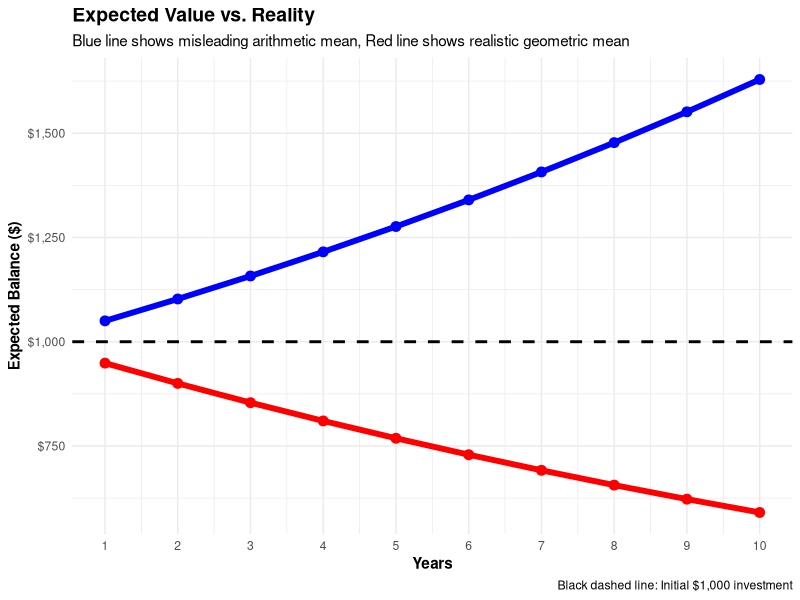
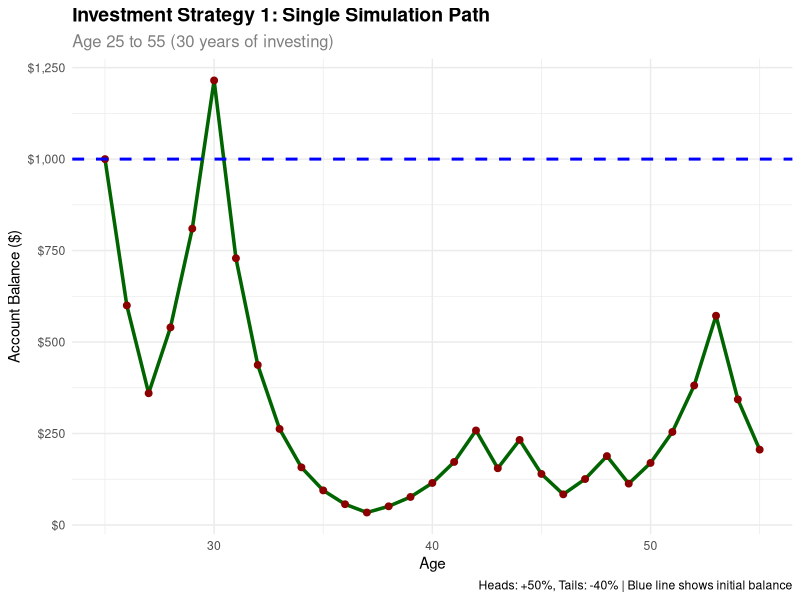
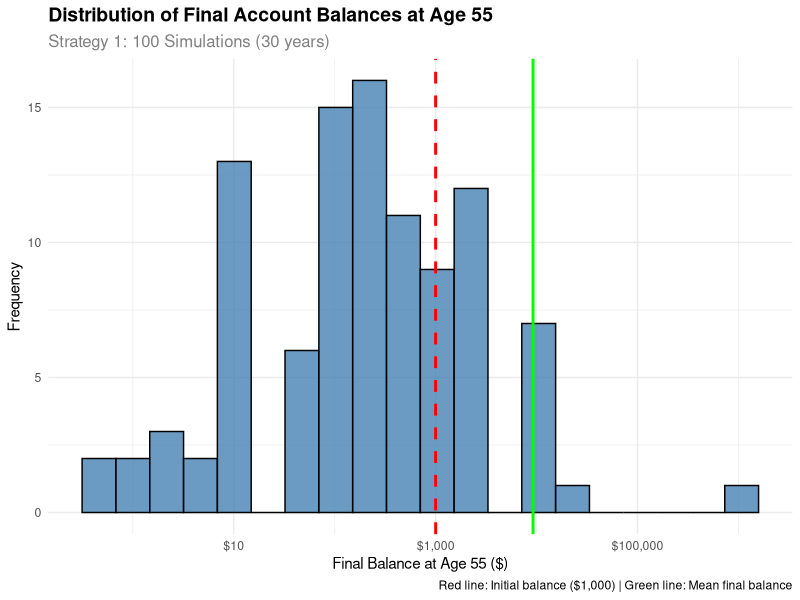
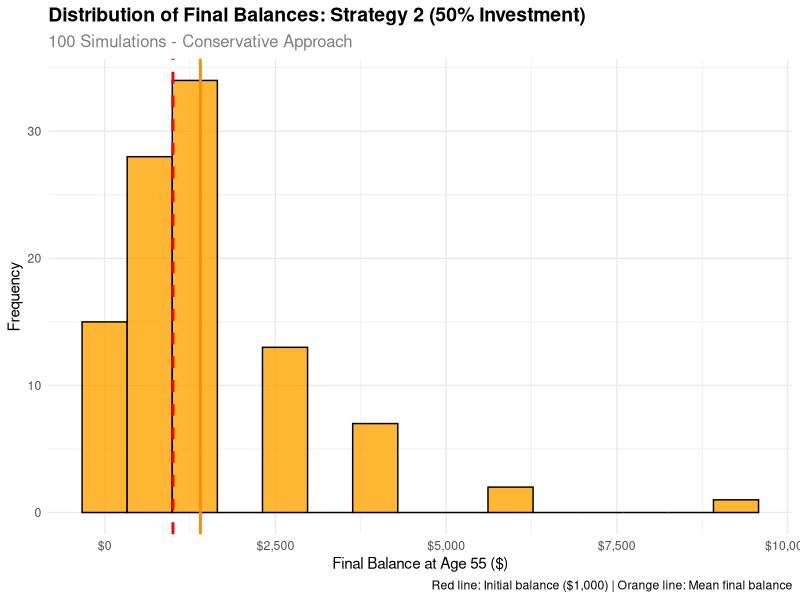
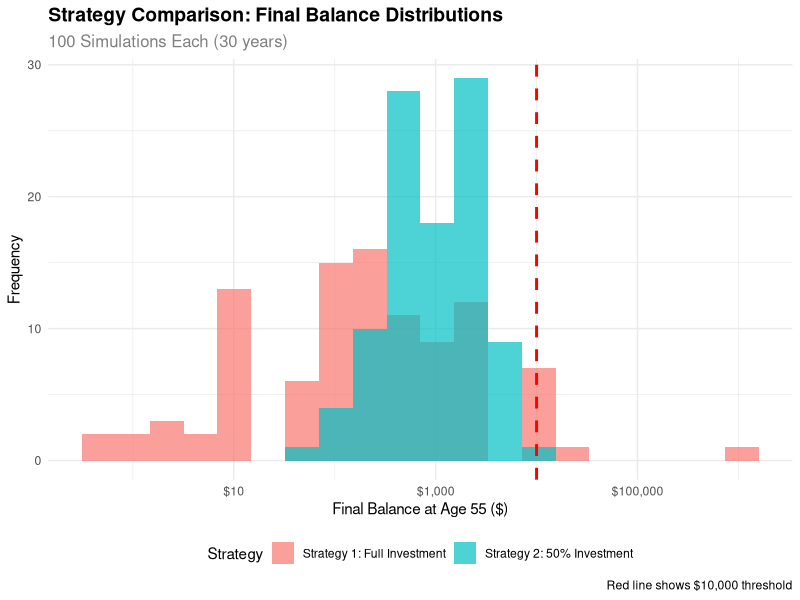
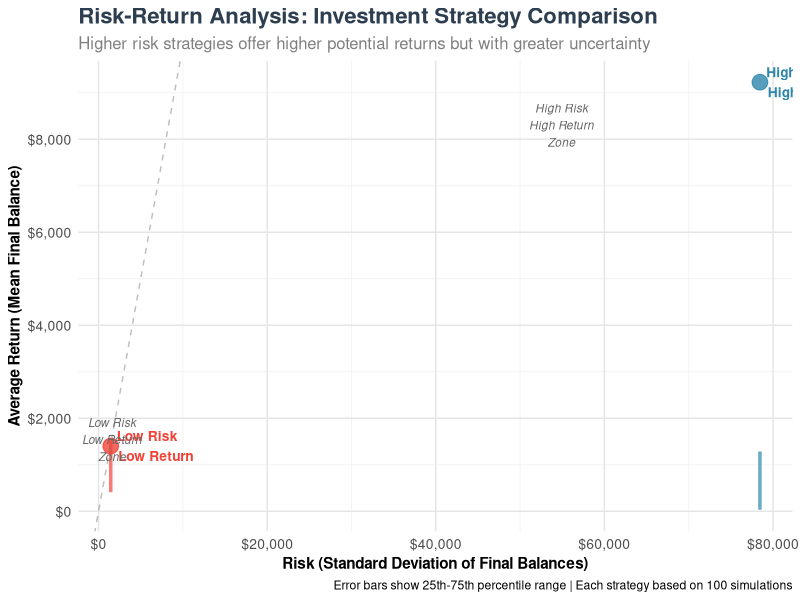
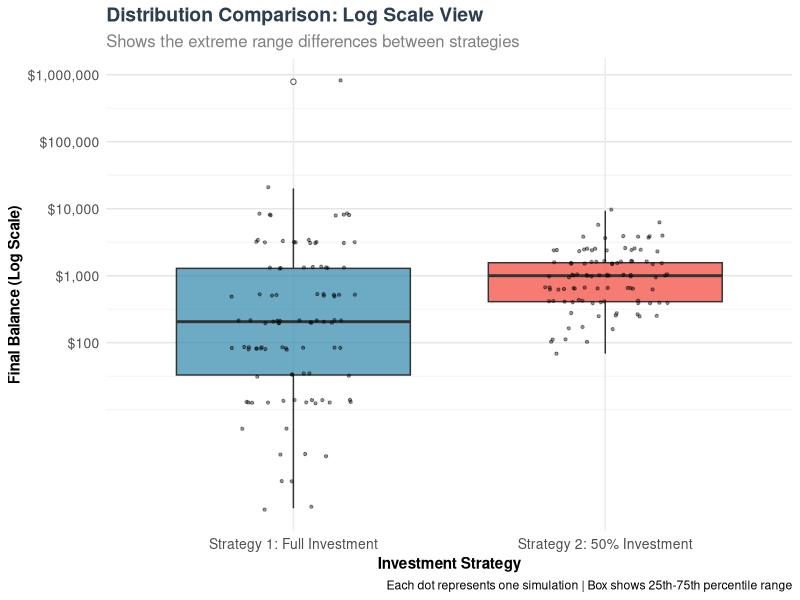

The R script that drew these images, in order:
## ---- chunk 1
#| fig-cap: Comprehensive expected value analysis across multiple time horizons
#| echo: false

suppressPackageStartupMessages(library(tidyverse))
suppressPackageStartupMessages(library(ggplot2))

# Set seed for reproducibility
set.seed(123)

# Parameters
initial_balance <- 1000
prob_heads <- 0.5
prob_tails <- 0.5
gain_factor <- 1.5
loss_factor <- 0.6

# Single coin flip analysis
balance_heads <- initial_balance * gain_factor
balance_tails <- initial_balance * loss_factor
expected_value_1 <- prob_heads * balance_heads + prob_tails * balance_tails

# Multiple coin flips analysis (up to 10 years)
years <- 1:10
expected_values <- numeric(length(years))
geometric_means <- numeric(length(years))

for (i in 1:length(years)) {
  n <- years[i]
  # Expected value after n coin flips (multiplicative)
  expected_values[i] <- initial_balance * ((prob_heads * gain_factor + prob_tails * loss_factor)^n)
  
  # Geometric mean (more appropriate for multiplicative processes)
  geometric_means[i] <- initial_balance * ((gain_factor^prob_heads * loss_factor^prob_tails)^n)
}

# Create expected value comparison data
ev_data <- tibble(
  Years = years,
  Expected_Value = expected_values,
  Geometric_Mean = geometric_means,
  Initial_Balance = initial_balance
)

# Create simple, clear expected value comparison
ggplot(ev_data, aes(x = Years)) +
  # Simple lines
  geom_line(aes(y = Expected_Value), color = "blue", linewidth = 2) +
  geom_line(aes(y = Geometric_Mean), color = "red", linewidth = 2) +
  # Reference line
  geom_hline(yintercept = initial_balance, linetype = "dashed", color = "black", linewidth = 1) +
  # Simple points
  geom_point(aes(y = Expected_Value), color = "blue", size = 3) +
  geom_point(aes(y = Geometric_Mean), color = "red", size = 3) +
  # Clean scales
  scale_y_continuous(labels = scales::dollar_format()) +
  scale_x_continuous(breaks = 1:10) +
  labs(
    title = "Expected Value vs. Reality",
    subtitle = "Blue line shows misleading arithmetic mean, Red line shows realistic geometric mean",
    x = "Years",
    y = "Expected Balance ($)",
    caption = "Black dashed line: Initial $1,000 investment"
  ) +
  theme_minimal() +
  theme(
    plot.title = element_text(size = 14, face = "bold"),
    plot.subtitle = element_text(size = 11),
    axis.title = element_text(size = 11, face = "bold"),
    legend.position = "none"
  )

# Detailed expected value calculations
cat("=== EXPECTED VALUE ANALYSIS ===\n\n")

cat("Single Coin Flip Analysis:\n")
cat("• Initial balance: $", initial_balance, "\n")
cat("• Balance after heads (+50%): $", balance_heads, "\n")
cat("• Balance after tails (-40%): $", balance_tails, "\n")
cat("• Expected value (1 flip): $", round(expected_value_1, 2), "\n")
cat("• Expected return (1 flip): ", round((expected_value_1 - initial_balance) / initial_balance * 100, 1), "%\n\n")

cat("Multi-Year Expected Value Comparison:\n")
ev_comparison <- ev_data %>%
  mutate(
    Years = as.character(Years),
    Expected_Value_Formatted = paste0("$", format(round(Expected_Value, 0), big.mark = ",")),
    Geometric_Mean_Formatted = paste0("$", format(round(Geometric_Mean, 0), big.mark = ",")),
    Arithmetic_Return = paste0(round((Expected_Value - initial_balance) / initial_balance * 100, 1), "%"),
    Geometric_Return = paste0(round((Geometric_Mean - initial_balance) / initial_balance * 100, 1), "%")
  ) %>%
  select(Years, Expected_Value_Formatted, Geometric_Mean_Formatted, Arithmetic_Return, Geometric_Return) %>%
  rename(
    "Years" = Years,
    "Expected Value" = Expected_Value_Formatted,
    "Geometric Mean" = Geometric_Mean_Formatted,
    "Arithmetic Return" = Arithmetic_Return,
    "Geometric Return" = Geometric_Return
  )

knitr::kable(ev_comparison,
             caption = "Expected Value Analysis: Arithmetic vs. Geometric Mean Over Time",
             align = c("c", "r", "r", "r", "r"),
             format = "html")
## ---- chunk 2
#| fig-cap: Single 30-year simulation of Strategy 1

suppressPackageStartupMessages(library(tidyverse))
suppressPackageStartupMessages(library(ggplot2))

# Set seed for reproducibility
set.seed(456)

# Parameters for investment game
initial_balance <- 1000
start_age <- 25
end_age <- 55
n_years <- end_age - start_age

# Function to simulate investment game
simulate_investment_game <- function(initial, years) {
  balance <- initial
  path <- numeric(years + 1)
  path[1] <- initial
  
  for (i in 1:years) {
    coin_flip <- rbinom(1, 1, 0.5)
    if (coin_flip == 1) {
      balance <- balance * 1.5  # 50% gain
    } else {
      balance <- balance * 0.6  # 40% loss
    }
    path[i + 1] <- balance
  }
  
  return(path)
}

# Run single simulation
investment_path <- simulate_investment_game(initial_balance, n_years)

# Create data frame
investment_data <- tibble(
  age = start_age:end_age,
  balance = investment_path
)

# Create time series plot
ggplot(investment_data, aes(x = age, y = balance)) +
  geom_line(color = "darkgreen", linewidth = 1.2) +
  geom_point(color = "darkred", size = 2) +
  geom_hline(yintercept = initial_balance, color = "blue", linetype = "dashed", linewidth = 1) +
  labs(
    title = "Investment Strategy 1: Single Simulation Path",
    subtitle = "Age 25 to 55 (30 years of investing)",
    x = "Age",
    y = "Account Balance ($)",
    caption = "Heads: +50%, Tails: -40% | Blue line shows initial balance"
  ) +
  scale_y_continuous(labels = scales::dollar_format()) +
  theme_minimal() +
  theme(
    plot.title = element_text(size = 14, face = "bold"),
    plot.subtitle = element_text(size = 12, color = "gray50")
  )

# Show final results
final_balance <- investment_data$balance[nrow(investment_data)]
total_return <- (final_balance - initial_balance) / initial_balance * 100

cat("\nSingle Simulation Results:\n")
cat("Initial balance (age 25): $", initial_balance, "\n")
cat("Final balance (age 55): $", round(final_balance, 2), "\n")
cat("Total return: ", round(total_return, 2), "%\n")
cat("Annualized return: ", round((final_balance/initial_balance)^(1/n_years) - 1, 4) * 100, "%\n")
## ---- chunk 3
#| fig-cap: Distribution of final balances from 100 simulations

suppressPackageStartupMessages(library(tidyverse))
suppressPackageStartupMessages(library(ggplot2))

# Set seed for reproducibility
set.seed(789)

# Parameters for investment game
initial_balance <- 1000
start_age <- 25
end_age <- 55
n_years <- end_age - start_age
n_sims <- 100

# Function to simulate final balance
simulate_final_balance <- function(initial, years) {
  balance <- initial
  for (i in 1:years) {
    coin_flip <- rbinom(1, 1, 0.5)
    if (coin_flip == 1) {
      balance <- balance * 1.5  # 50% gain
    } else {
      balance <- balance * 0.6  # 40% loss
    }
  }
  return(balance)
}

# Run 100 simulations
final_balances <- replicate(n_sims, simulate_final_balance(initial_balance, n_years))

# Create data frame
simulation_results <- tibble(
  sim_num = 1:n_sims,
  final_balance = final_balances
)

# Create histogram
ggplot(simulation_results, aes(x = final_balance)) +
  geom_histogram(bins = 20, fill = "steelblue", alpha = 0.8, color = "black") +
  geom_vline(xintercept = initial_balance, color = "red", linetype = "dashed", linewidth = 1) +
  geom_vline(xintercept = mean(final_balances), color = "green", linetype = "solid", linewidth = 1) +
  labs(
    title = "Distribution of Final Account Balances at Age 55",
    subtitle = "Strategy 1: 100 Simulations (30 years)",
    x = "Final Balance at Age 55 ($)",
    y = "Frequency",
    caption = "Red line: Initial balance ($1,000) | Green line: Mean final balance"
  ) +
  scale_x_continuous(labels = scales::dollar_format(), trans = "log10") +
  theme_minimal() +
  theme(
    plot.title = element_text(size = 14, face = "bold"),
    plot.subtitle = element_text(size = 12, color = "gray50")
  )

# Summary statistics
summary_stats <- simulation_results %>%
  summarise(
    mean_balance = mean(final_balance),
    median_balance = median(final_balance),
    min_balance = min(final_balance),
    max_balance = max(final_balance),
    prob_above_initial = mean(final_balance > initial_balance),
    prob_above_10000 = mean(final_balance > 10000)
  )

cat("\nStrategy 1 Summary Statistics:\n")
print(summary_stats)
## ---- chunk 4
#| fig-cap: Probability analysis for various balance thresholds

# Calculate probability that final balance > $1,000
prob_above_1000 <- mean(final_balances > 1000)

# Calculate additional probability thresholds
prob_above_5000 <- mean(final_balances > 5000)
prob_above_10000 <- mean(final_balances > 10000)
prob_above_50000 <- mean(final_balances > 50000)

# Create probability summary
probability_summary <- tibble(
  threshold = c("$1,000", "$5,000", "$10,000", "$50,000"),
  probability = c(prob_above_1000, prob_above_5000, prob_above_10000, prob_above_50000),
  percentage = c(prob_above_1000, prob_above_5000, prob_above_10000, prob_above_50000) * 100
)

cat("Strategy 1 Probability Analysis:\n")
cat("============================\n")
cat("Probability that final balance > $1,000: ", round(prob_above_1000, 3), " (", round(prob_above_1000 * 100, 1), "%)\n")
cat("Probability that final balance > $5,000: ", round(prob_above_5000, 3), " (", round(prob_above_5000 * 100, 1), "%)\n")
cat("Probability that final balance > $10,000: ", round(prob_above_10000, 3), " (", round(prob_above_10000 * 100, 1), "%)\n")
cat("Probability that final balance > $50,000: ", round(prob_above_50000, 3), " (", round(prob_above_50000 * 100, 1), "%)\n")

# Show the probability summary table
print(probability_summary)
## ---- chunk 5
#| fig-cap: Distribution of Strategy 2 final balances (50% investment rule)
#| echo: false

suppressPackageStartupMessages(library(tidyverse))
suppressPackageStartupMessages(library(ggplot2))

# Set seed for reproducibility
set.seed(999)

# Parameters for Strategy 2
initial_balance <- 1000
start_age <- 25
end_age <- 55
n_years <- end_age - start_age
n_sims <- 100

# Function to simulate Strategy 2 (50% betting rule)
simulate_strategy_2 <- function(initial, years) {
  balance <- initial
  for (i in 1:years) {
    # Bet exactly 50% of current balance
    bet_amount <- balance * 0.5
    remaining_balance <- balance - bet_amount
    
    coin_flip <- rbinom(1, 1, 0.5)
    if (coin_flip == 1) {
      # Win: bet amount increases by 50%
      bet_result <- bet_amount * 1.5
    } else {
      # Lose: bet amount decreases by 40%
      bet_result <- bet_amount * 0.6
    }
    
    # New balance = remaining balance + bet result
    balance <- remaining_balance + bet_result
  }
  return(balance)
}

# Run 100 simulations for Strategy 2
strategy_2_balances <- replicate(n_sims, simulate_strategy_2(initial_balance, n_years))

# Create data frame for Strategy 2
strategy_2_results <- tibble(
  sim_num = 1:n_sims,
  final_balance = strategy_2_balances
)

# Create Strategy 2 histogram
ggplot(strategy_2_results, aes(x = final_balance)) +
  geom_histogram(bins = 15, fill = "orange", alpha = 0.8, color = "black") +
  geom_vline(xintercept = initial_balance, color = "red", linetype = "dashed", linewidth = 1) +
  geom_vline(xintercept = mean(strategy_2_balances), color = "darkorange", linetype = "solid", linewidth = 1) +
  labs(
    title = "Distribution of Final Balances: Strategy 2 (50% Investment)",
    subtitle = "100 Simulations - Conservative Approach",
    x = "Final Balance at Age 55 ($)",
    y = "Frequency",
    caption = "Red line: Initial balance ($1,000) | Orange line: Mean final balance"
  ) +
  scale_x_continuous(labels = scales::dollar_format()) +
  theme_minimal() +
  theme(
    plot.title = element_text(size = 14, face = "bold"),
    plot.subtitle = element_text(size = 12, color = "gray50")
  )

# Summary statistics for Strategy 2
strategy_2_summary <- strategy_2_results %>%
  summarise(
    mean_balance = mean(final_balance),
    median_balance = median(final_balance),
    min_balance = min(final_balance),
    max_balance = max(final_balance),
    prob_above_initial = mean(final_balance > initial_balance),
    prob_above_10000 = mean(final_balance > 10000)
  )

# Create formatted table for Strategy 2
strategy_2_table <- strategy_2_summary %>%
  mutate(
    Mean_Balance = paste0("$", format(round(mean_balance, 0), big.mark = ",")),
    Median_Balance = paste0("$", format(round(median_balance, 0), big.mark = ",")),
    Min_Balance = paste0("$", format(round(min_balance, 1), big.mark = ",")),
    Max_Balance = paste0("$", format(round(max_balance, 0), big.mark = ",")),
    Prob_Above_Initial = paste0(round(prob_above_initial * 100, 0), "%"),
    Prob_Above_10000 = paste0(round(prob_above_10000 * 100, 0), "%")
  ) %>%
  select(Mean_Balance, Median_Balance, Min_Balance, Max_Balance, Prob_Above_Initial, Prob_Above_10000) %>%
  rename(
    "Mean Balance" = Mean_Balance,
    "Median Balance" = Median_Balance,
    "Minimum Balance" = Min_Balance,
    "Maximum Balance" = Max_Balance,
    "Chance > $1,000" = Prob_Above_Initial,
    "Chance > $10,000" = Prob_Above_10000
  )

knitr::kable(strategy_2_table,
             caption = "Strategy 2 Summary Statistics (50% Investment Rule)",
             align = c("r", "r", "r", "r", "r", "r"),
             format = "html")
## ---- chunk 6
#| fig-cap: Comparison of Strategy 1 vs Strategy 2

suppressPackageStartupMessages(library(tidyverse))
suppressPackageStartupMessages(library(ggplot2))

# Set seed for reproducibility
set.seed(999)

# Parameters for modified investment game
initial_balance <- 1000
start_age <- 25
end_age <- 55
n_years <- end_age - start_age
n_sims <- 100

# Function to simulate modified strategy (50% betting rule)
simulate_modified_strategy <- function(initial, years) {
  balance <- initial
  for (i in 1:years) {
    # Bet exactly 50% of current balance
    bet_amount <- balance * 0.5
    remaining_balance <- balance - bet_amount
    
    coin_flip <- rbinom(1, 1, 0.5)
    if (coin_flip == 1) {
      # Win: bet amount increases by 50%
      bet_result <- bet_amount * 1.5
    } else {
      # Lose: bet amount decreases by 40%
      bet_result <- bet_amount * 0.6
    }
    
    # New balance = remaining balance + bet result
    balance <- remaining_balance + bet_result
  }
  return(balance)
}

# Run 100 simulations for modified strategy
modified_final_balances <- replicate(n_sims, simulate_modified_strategy(initial_balance, n_years))

# Create comparison data frame
strategy_comparison <- tibble(
  sim_num = 1:n_sims,
  strategy_1 = final_balances,
  strategy_2 = modified_final_balances
)

# Calculate probabilities for modified strategy
prob_modified_above_1000 <- mean(modified_final_balances > 1000)
prob_modified_above_10000 <- mean(modified_final_balances > 10000)

# Calculate probabilities for original strategy (from previous analysis)
prob_original_above_1000 <- mean(final_balances > 1000)
prob_original_above_10000 <- mean(final_balances > 10000)

# Create comparison plot
comparison_data <- strategy_comparison %>%
  pivot_longer(cols = c(strategy_1, strategy_2), 
               names_to = "strategy", values_to = "final_balance") %>%
  mutate(strategy = case_when(
    strategy == "strategy_1" ~ "Strategy 1: Full Investment",
    strategy == "strategy_2" ~ "Strategy 2: 50% Investment"
  ))

ggplot(comparison_data, aes(x = final_balance, fill = strategy)) +
  geom_histogram(alpha = 0.7, bins = 20, position = "identity") +
  geom_vline(xintercept = 10000, color = "red", linetype = "dashed", linewidth = 1) +
  labs(
    title = "Strategy Comparison: Final Balance Distributions",
    subtitle = "100 Simulations Each (30 years)",
    x = "Final Balance at Age 55 ($)",
    y = "Frequency",
    fill = "Strategy",
    caption = "Red line shows $10,000 threshold"
  ) +
  scale_x_continuous(labels = scales::dollar_format(), trans = "log10") +
  theme_minimal() +
  theme(
    plot.title = element_text(size = 14, face = "bold"),
    plot.subtitle = element_text(size = 12, color = "gray50"),
    legend.position = "bottom"
  )

# Summary statistics comparison
comparison_summary <- tibble(
  Strategy = c("Strategy 1: Full Investment", "Strategy 2: 50% Investment"),
  Mean_Balance = c(mean(final_balances), mean(modified_final_balances)),
  Median_Balance = c(median(final_balances), median(modified_final_balances)),
  Prob_Above_1000 = c(prob_original_above_1000, prob_modified_above_1000),
  Prob_Above_10000 = c(prob_original_above_10000, prob_modified_above_10000)
)

# Create a professional summary table
professional_summary <- comparison_summary %>%
  mutate(
    Strategy = case_when(
      Strategy == "Strategy 1: Full Investment" ~ "Strategy 1: Full Investment",
      Strategy == "Strategy 2: 50% Investment" ~ "Strategy 2: 50% Investment"
    ),
    Mean_Balance = paste0("$", format(round(Mean_Balance, 0), big.mark = ",")),
    Median_Balance = paste0("$", format(round(Median_Balance, 0), big.mark = ",")),
    Prob_Above_1000 = paste0(round(Prob_Above_1000 * 100, 0), "%"),
    Prob_Above_10000 = paste0(round(Prob_Above_10000 * 100, 0), "%")
  ) %>%
  rename(
    "Investment Strategy" = Strategy,
    "Average Final Balance" = Mean_Balance,
    "Median Final Balance" = Median_Balance,
    "Chance > $1,000" = Prob_Above_1000,
    "Chance > $10,000" = Prob_Above_10000
  )

# Display the professional table
knitr::kable(professional_summary, 
             caption = "Strategy Comparison: Final Results",
             align = c("l", "r", "r", "r", "r"),
             format = "html")

## ---- chunk 7
#| fig-cap: Enhanced Risk-Return Analysis with confidence intervals and distribution comparison
#| echo: false

suppressPackageStartupMessages(library(tidyverse))
suppressPackageStartupMessages(library(ggplot2))

# Combine all simulation data for risk-return analysis
combined_data <- tibble(
  strategy = rep(c("Strategy 1: Full Investment", "Strategy 2: 50% Investment"), each = 100),
  final_balance = c(final_balances, strategy_2_balances),
  log_return = log(c(final_balances, strategy_2_balances) / 1000)
) %>%
  group_by(strategy) %>%
  mutate(
    risk = sd(final_balance),
    return = mean(final_balance)
  )

# Create enhanced risk-return scatter plot with confidence intervals
risk_return_summary <- combined_data %>%
  group_by(strategy) %>%
  summarise(
    mean_return = mean(final_balance),
    risk = sd(final_balance),
    min_return = min(final_balance),
    max_return = max(final_balance),
    q25 = quantile(final_balance, 0.25),
    q75 = quantile(final_balance, 0.75),
    n = n()
  )

# Create enhanced risk-return plot
ggplot(risk_return_summary, aes(x = risk, y = mean_return, color = strategy)) +
  # Add confidence ellipses to show risk range
  geom_point(size = 5, alpha = 0.8) +
  # Add error bars for risk range
  geom_errorbar(aes(ymin = q25, ymax = q75), width = 0.1, size = 1.2, alpha = 0.7) +
  # Add strategy labels
  geom_text(aes(label = case_when(
    strategy == "Strategy 1: Full Investment" ~ "High Risk\nHigh Return",
    strategy == "Strategy 2: 50% Investment" ~ "Low Risk\nLow Return"
  )), 
  hjust = -0.1, vjust = 0.5, size = 3.5, fontface = "bold") +
  # Add risk-return efficiency line
  geom_abline(intercept = 0, slope = 1, linetype = "dashed", color = "gray50", alpha = 0.5) +
  # Add quadrant labels
  annotate("text", x = max(risk_return_summary$risk) * 0.7, 
           y = max(risk_return_summary$mean_return) * 0.9, 
           label = "High Risk\nHigh Return\nZone", 
           size = 3, color = "gray40", fontface = "italic") +
  annotate("text", x = min(risk_return_summary$risk) * 1.1, 
           y = min(risk_return_summary$mean_return) * 1.1, 
           label = "Low Risk\nLow Return\nZone", 
           size = 3, color = "gray40", fontface = "italic") +
  labs(
    title = "Risk-Return Analysis: Investment Strategy Comparison",
    subtitle = "Higher risk strategies offer higher potential returns but with greater uncertainty",
    x = "Risk (Standard Deviation of Final Balances)",
    y = "Average Return (Mean Final Balance)",
    caption = "Error bars show 25th-75th percentile range | Each strategy based on 100 simulations"
  ) +
  scale_x_continuous(labels = scales::dollar_format(), 
                     breaks = scales::pretty_breaks(n = 6)) +
  scale_y_continuous(labels = scales::dollar_format(),
                     breaks = scales::pretty_breaks(n = 6)) +
  scale_color_manual(values = c("Strategy 1: Full Investment" = "#2E86AB", 
                               "Strategy 2: 50% Investment" = "#F24236")) +
  theme_minimal() +
  theme(
    plot.title = element_text(size = 16, face = "bold", color = "#2C3E50"),
    plot.subtitle = element_text(size = 12, color = "gray50"),
    axis.title = element_text(size = 11, face = "bold"),
    axis.text = element_text(size = 10),
    legend.position = "none",
    panel.grid.major = element_line(color = "gray90", size = 0.5),
    panel.grid.minor = element_line(color = "gray95", size = 0.3),
    plot.background = element_rect(fill = "white", color = NA),
    panel.background = element_rect(fill = "white", color = NA)
  )

# Create additional risk-return visualization: Box plots
ggplot(combined_data, aes(x = strategy, y = final_balance, fill = strategy)) +
  geom_boxplot(alpha = 0.7, outlier.shape = 21, outlier.fill = "white", outlier.color = "black") +
  geom_jitter(width = 0.2, alpha = 0.4, size = 0.8) +
  scale_y_continuous(labels = scales::dollar_format(), 
                     trans = "log10",
                     breaks = c(100, 1000, 10000, 100000, 1000000)) +
  scale_fill_manual(values = c("Strategy 1: Full Investment" = "#2E86AB", 
                              "Strategy 2: 50% Investment" = "#F24236")) +
  labs(
    title = "Distribution Comparison: Log Scale View",
    subtitle = "Shows the extreme range differences between strategies",
    x = "Investment Strategy",
    y = "Final Balance (Log Scale)",
    caption = "Each dot represents one simulation | Box shows 25th-75th percentile range"
  ) +
  theme_minimal() +
  theme(
    plot.title = element_text(size = 14, face = "bold", color = "#2C3E50"),
    plot.subtitle = element_text(size = 12, color = "gray50"),
    axis.title = element_text(size = 11, face = "bold"),
    axis.text = element_text(size = 10),
    legend.position = "none",
    panel.grid.major.y = element_line(color = "gray90", size = 0.5),
    panel.grid.minor.y = element_line(color = "gray95", size = 0.3)
  )

# Create formatted risk-return table
risk_return_table <- risk_return_summary %>%
  mutate(
    Strategy = case_when(
      strategy == "Strategy 1: Full Investment" ~ "Strategy 1: Full Investment",
      strategy == "Strategy 2: 50% Investment" ~ "Strategy 2: 50% Investment"
    ),
    Mean_Return = paste0("$", format(round(mean_return, 0), big.mark = ",")),
    Risk = paste0("$", format(round(risk, 0), big.mark = ",")),
    Min_Return = paste0("$", format(round(min_return, 1), big.mark = ",")),
    Max_Return = paste0("$", format(round(max_return, 0), big.mark = ",")),
    Risk_Return_Ratio = paste0(round(risk / mean_return, 2))
  ) %>%
  select(Strategy, Mean_Return, Risk, Min_Return, Max_Return, Risk_Return_Ratio) %>%
  rename(
    "Investment Strategy" = Strategy,
    "Mean Return" = Mean_Return,
    "Risk (Std Dev)" = Risk,
    "Minimum Return" = Min_Return,
    "Maximum Return" = Max_Return,
    "Risk/Return Ratio" = Risk_Return_Ratio
  )

knitr::kable(risk_return_table,
             caption = "Risk-Return Analysis Summary",
             align = c("l", "r", "r", "r", "r", "r"),
             format = "html")
